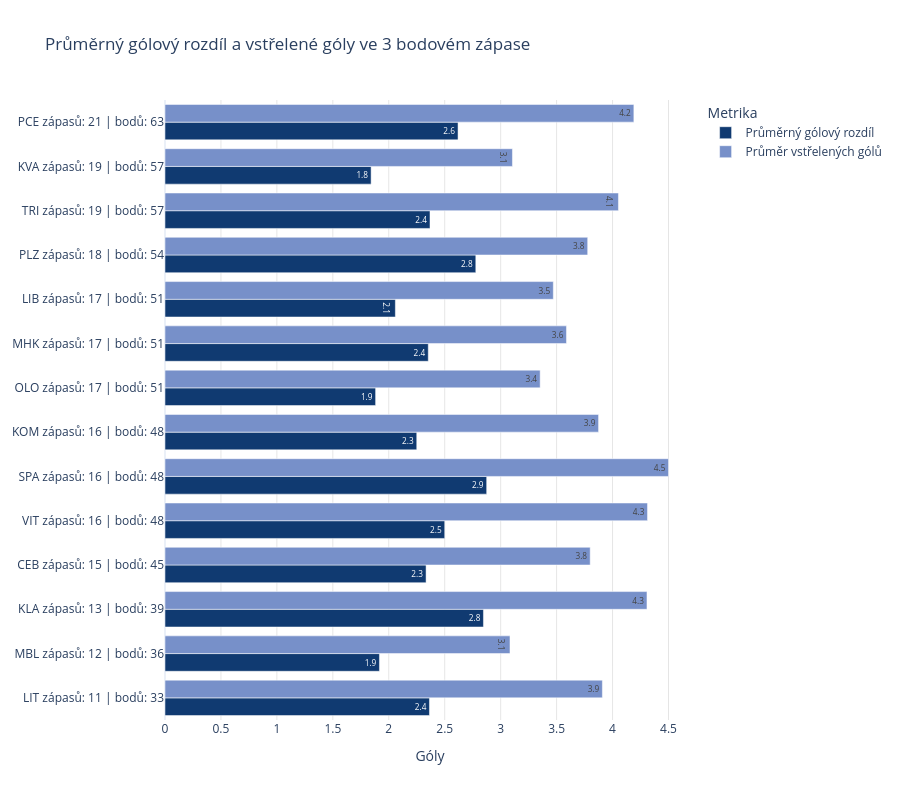

Notebook cell for this chart:
### Code cell
y_order = win_goals["team_label"].tolist()[::-1]

fig = go.Figure()

fig.add_bar(
    x=win_goals["avg_goal_diff"],
    y=win_goals["team_label"],
    orientation="h",
    name="Průměrný gólový rozdíl",
    marker_color="#103A71",
    text=win_goals["avg_goal_diff"],
    texttemplate="%{text:.1f}",
    textposition="inside",
)

fig.add_bar(
    x=win_goals["avg_goal"],
    y=win_goals["team_label"],
    orientation="h",
    name="Průměr vstřelených gólů",
    marker_color="#7790C9",
    text=win_goals["avg_goal"],
    texttemplate="%{text:.1f}",
    textposition="inside",
)

fig.update_layout(
    title="Průměrný gólový rozdíl a vstřelené góly ve 3 bodovém zápase",
    barmode="group",
    height=800,
    xaxis_title="Góly",
    yaxis=dict(
        categoryorder="array",
        categoryarray=y_order, 
    ),
    xaxis=dict(
        dtick=0.5,
    ),
    legend_title="Metrika",
)

fig.update_xaxes(showgrid=True, gridcolor="rgba(0,0,0,0.1)")

fig.show()

### Figure 1 — Plotly figure (JSON) as saved in the notebook; plotly's stock layout.template omitted (floating-point values rounded to 4 significant figures)
{"data": [{"marker": {"color": "#103A71"}, "name": "Průměrný gólový rozdíl", "orientation": "h", "text": [2.619, 1.842, 2.368, 2.778, 2.059, 2.353, 1.882, 2.25, 2.875, 2.5, 2.333, 2.846, 1.917, 2.364], "textposition": "inside", "texttemplate": "%{text:.1f}", "type": "bar", "x": [2.619, 1.842, 2.368, 2.778, 2.059, 2.353, 1.882, 2.25, 2.875, 2.5, 2.333, 2.846, 1.917, 2.364], "y": ["PCE zápasů: 21 | bodů: 63", "KVA zápasů: 19 | bodů: 57", "TRI zápasů: 19 | bodů: 57", "PLZ zápasů: 18 | bodů: 54", "LIB zápasů: 17 | bodů: 51", "MHK zápasů: 17 | bodů: 51", "OLO zápasů: 17 | bodů: 51", "KOM zápasů: 16 | bodů: 48", "SPA zápasů: 16 | bodů: 48", "VIT zápasů: 16 | bodů: 48", "CEB zápasů: 15 | bodů: 45", "KLA zápasů: 13 | bodů: 39", "MBL zápasů: 12 | bodů: 36", "LIT zápasů: 11 | bodů: 33"]}, {"marker": {"color": "#7790C9"}, "name": "Průměr vstřelených gólů", "orientation": "h", "text": [4.19, 3.105, 4.053, 3.778, 3.471, 3.588, 3.353, 3.875, 4.5, 4.312, 3.8, 4.308, 3.083, 3.909], "textposition": "inside", "texttemplate": "%{text:.1f}", "type": "bar", "x": [4.19, 3.105, 4.053, 3.778, 3.471, 3.588, 3.353, 3.875, 4.5, 4.312, 3.8, 4.308, 3.083, 3.909], "y": ["PCE zápasů: 21 | bodů: 63", "KVA zápasů: 19 | bodů: 57", "TRI zápasů: 19 | bodů: 57", "PLZ zápasů: 18 | bodů: 54", "LIB zápasů: 17 | bodů: 51", "MHK zápasů: 17 | bodů: 51", "OLO zápasů: 17 | bodů: 51", "KOM zápasů: 16 | bodů: 48", "SPA zápasů: 16 | bodů: 48", "VIT zápasů: 16 | bodů: 48", "CEB zápasů: 15 | bodů: 45", "KLA zápasů: 13 | bodů: 39", "MBL zápasů: 12 | bodů: 36", "LIT zápasů: 11 | bodů: 33"]}], "layout": {"barmode": "group", "height": 800, "legend": {"title": {"text": "Metrika"}}, "title": {"text": "Průměrný gólový rozdíl a vstřelené góly ve 3 bodovém zápase"}, "xaxis": {"dtick": 0.5, "gridcolor": "rgba(0,0,0,0.1)", "showgrid": true, "title": {"text": "Góly"}}, "yaxis": {"categoryarray": ["LIT zápasů: 11 | bodů: 33", "MBL zápasů: 12 | bodů: 36", "KLA zápasů: 13 | bodů: 39", "CEB zápasů: 15 | bodů: 45", "VIT zápasů: 16 | bodů: 48", "SPA zápasů: 16 | bodů: 48", "KOM zápasů: 16 | bodů: 48", "OLO zápasů: 17 | bodů: 51", "MHK zápasů: 17 | bodů: 51", "LIB zápasů: 17 | bodů: 51", "PLZ zápasů: 18 | bodů: 54", "TRI zápasů: 19 | bodů: 57", "KVA zápasů: 19 | bodů: 57", "PCE zápasů: 21 | bodů: 63"], "categoryorder": "array"}}}
